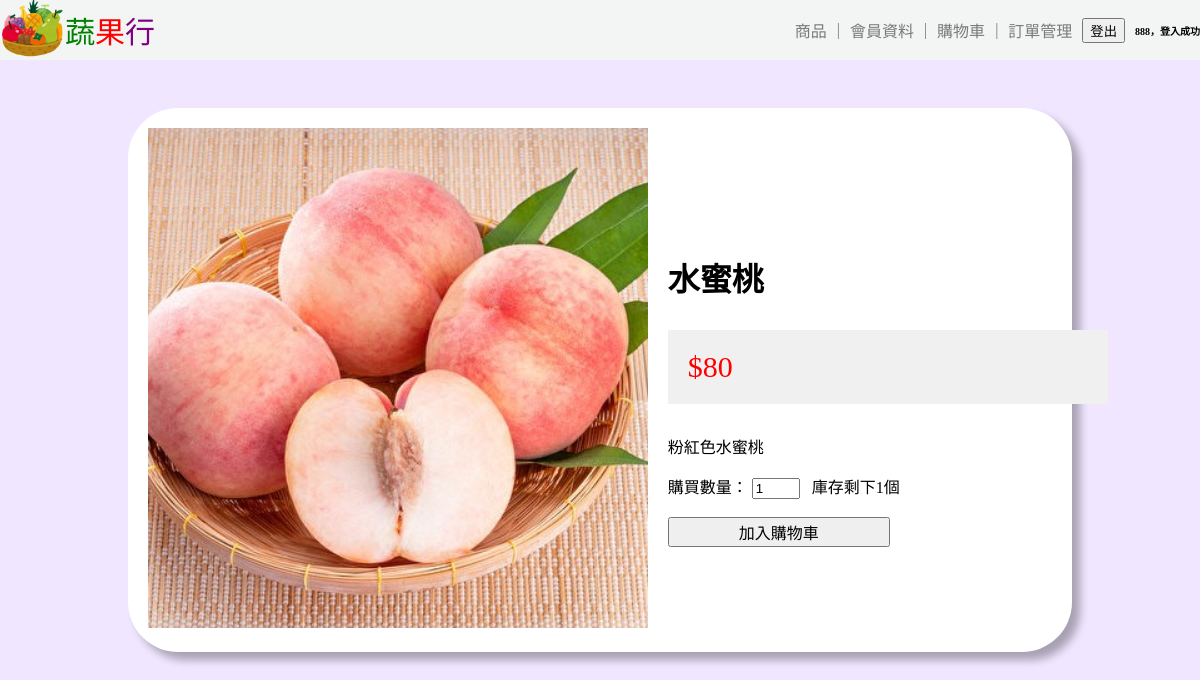
The app's page /product_detail.php?cID=266 (signed in) with its own data.
### tables this page shows
CREATE TABLE `commodity` (
  `cID` int(11) NOT NULL,
  `name` varchar(20) NOT NULL,
  `price` int(11) NOT NULL,
  `cexplain` varchar(100) NOT NULL,
  `quantity` int(100) NOT NULL,
  `image` blob NOT NULL,
  `ud` enum('up','down') NOT NULL
);

### product_detail.php (the view, shortened to what this page needs)
<!doctype html>
<html>
<head>
</head>
<body>
<div id="up">
	<div style="display: flex; align-items: center;">
		<a href="<?php echo 'loginok.php'; ?>"><img src="ha/top.png" width="65" height=65" alt=""/></a>
		<a href="<?php echo 'loginok.php'; ?>" style="color: green; font-size: 30px; text-decoration: none;">蔬</a>
		<a href="<?php echo 'loginok.php'; ?>" style="color: red; font-size: 30px; text-decoration: none;">果</a>
		<a href="<?php echo 'loginok.php'; ?>" style="color: purple; font-size: 30px; text-decoration: none;">行</a>
	</div>
	<?php
	include("database.php");
	?>
		<div id="up_login_register">
		<?php
		$commodity = "commodity.php";
		echo '<a href="' . $commodity . '" style="color: #7A7A7A; text-decoration: none;">商品</a>';
		echo '<font color="#7A7A7A"> | </font>';
		$member_profile = "cmember.php";
		echo '<a href="' . $member_profile . '" style="color: #7A7A7A; text-decoration: none;">會員資料</a>';
		echo '<font color="#7A7A7A"> | </font>';
		$member_profile = "ccar.php";
		echo '<a href="' . $member_profile . '" style="color: #7A7A7A; text-decoration: none;">購物車</a>';
		echo '<font color="#7A7A7A"> | </font>';
		$member_profile = "corder.php";
		echo '<a href="' . $member_profile . '" style="color: #7A7A7A; text-decoration: none;">訂單管理</a>';
		?>
		<form method="post" action="">
			<input type="submit" value="登出" name="logout" />
		</form>
		<?php
		if (isset($_SESSION['caccount']))
		{
			echo '<span style="font-size:10px; font-weight: bold ">' . $_SESSION['caccount'] . '，登入成功</span>';
		}
		?>
	</div>
</div>
    <?php
    if (isset($_GET["cID"]))
	{
        $cID = $_GET["cID"];
        $sql_query = "SELECT * FROM commodity WHERE cID = ? AND ud='up'";
        $stmt = $db_link->prepare($sql_query);
        $stmt->bind_param("i", $cID);
        $stmt->execute();
        $result = $stmt->get_result();
        if ($result->num_rows > 0)
		{
            $row = $result->fetch_assoc();
        	$quantity = $row["quantity"];
            ?>
	<div id="product">
            <div style="display: flex; align-items: center;">
                <div>
                    <img src="<?php echo $row["image"]; ?>" alt="商品圖片" width="500">
                </div>
				<div style="text-align: left; margin-top: 20px; padding-left: 20px;">
					<h1><?php echo $row["name"]; ?></h1>
					<p style="background-color: #f0f0f0; padding: 20px; width: 400px; color: red; font-size: 30px;"><?php echo'$'. $row["price"]; ?></p>
					<p><?php echo $row["cexplain"]; ?></p>
				<form action="ccar.php" method="POST" >
					購買數量：
					<input type="number" value="1" name="quantity" max="<?=$quantity; ?>" min="1" required/>
					&nbsp; 庫存剩下<?=$quantity;?>個
					<br/>
					<br/>
					<?php
					$sql_query_commodity = "SELECT quantity FROM commodity WHERE cID = '$cID'";
					$result_commodity = mysqli_query($db_link, $sql_query_commodity);
					while ($row_commodity = mysqli_fetch_assoc($result_commodity))
					{
						$quantityc = $row_commodity['quantity'];
					if($quantityc>0)
					{
					?>
					<input type="submit" value="加入購物車" name="ccar" style="width: 222px; height: 30px; font-size: 16px;">
					<?php } }?>
				</form>
            	</div>
	</div>
    <?php
        }
		else
		{
			echo "<script>alert('找不到該商品'); window.location.href = 'loginok.php';</script>";
        }
    }
	else
	{
        echo "<script>alert('缺少商品ID');window.location.href = 'loginok.php';</script>";
    }
    ?>
</body>
</html>

### product_detail.php (style rules this page uses)
body { background-color: rgba(236,222,255,0.75); display: flex; flex-direction: row; flex-wrap: wrap; justify-content: flex-start; align-items: flex-start; gap: 400px; padding: 60px; }
#up { position: fixed; top: 0; left: 0; right: 0; width: auto; height: 45pt; background-color: #F3F4F4; display: flex; justify-content: space-between; align-items: center; }
#up_login_register { display: flex; justify-content: flex-end; align-items: center; gap: 10px; }
#product { background-color: white; padding: 20px; border-radius: 50px; width: calc(85%); text-align: center; margin: 40px auto; box-shadow: 8px 8px 8px rgba(0, 0, 0, 0.3); }

### records on screen
commodity: image (picture), name "水蜜桃", price "80", cexplain "粉紅色水蜜桃", quantity "1"

### other values on screen
$_SESSION['caccount'] "888"
